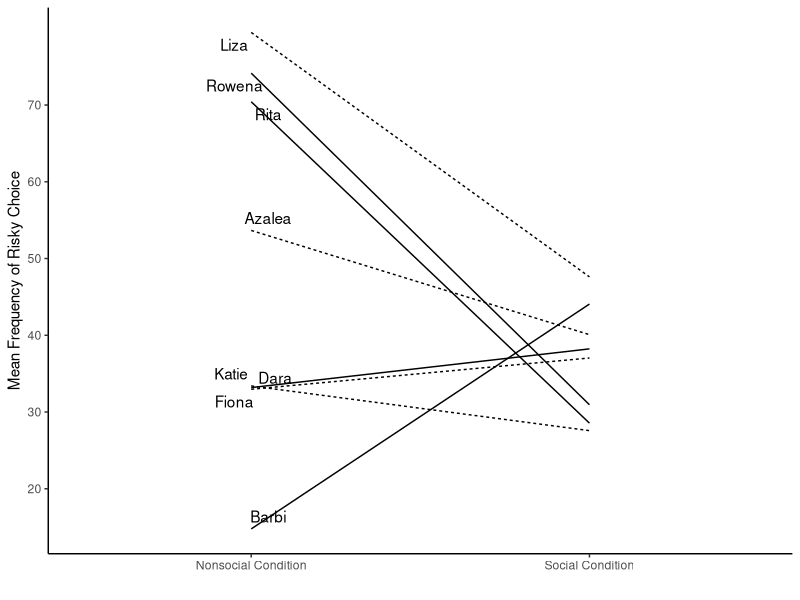
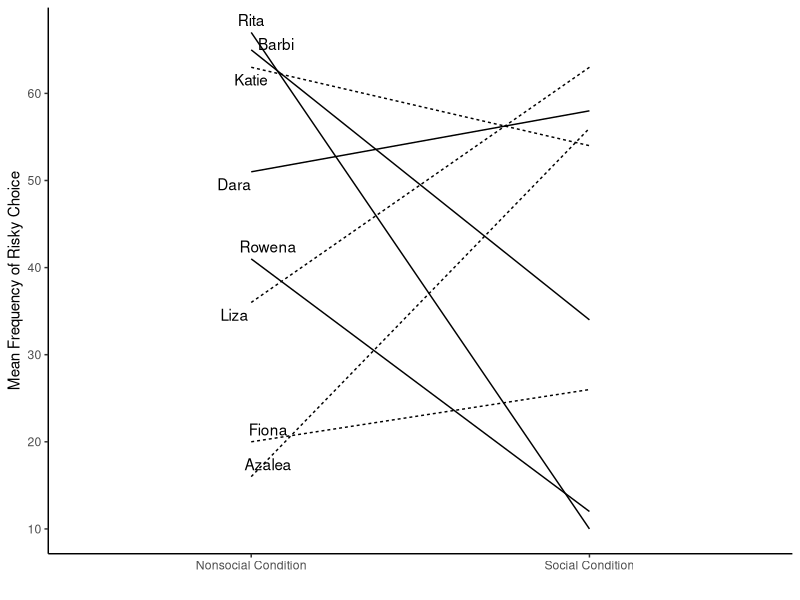
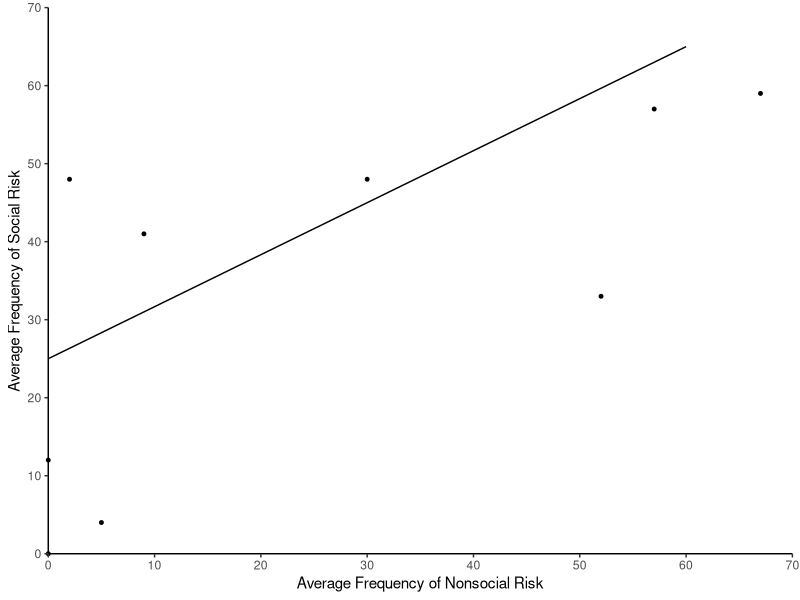
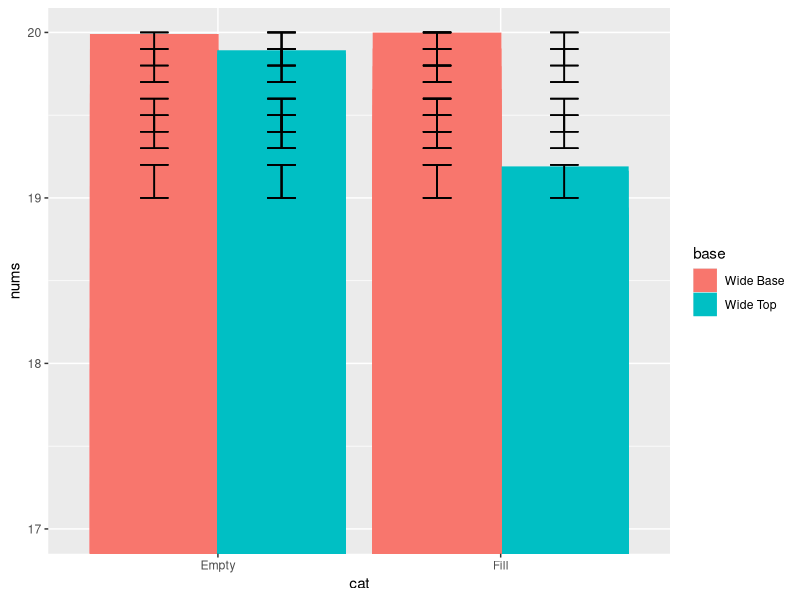
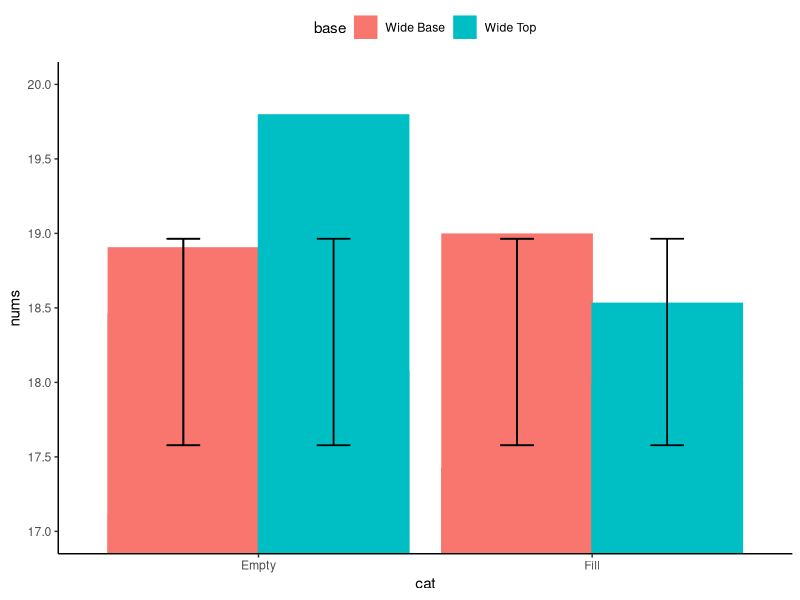
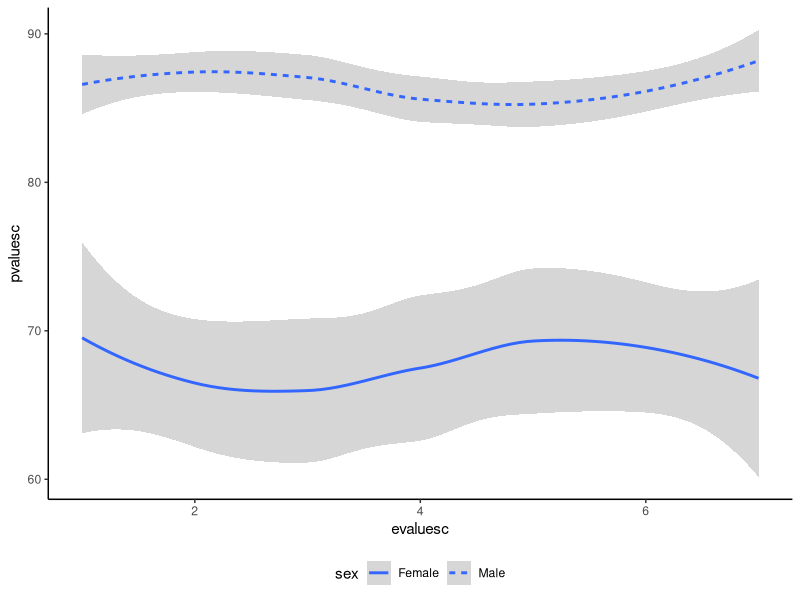

Reproduce these figures in R, in order.
## ---- chunk 1
knitr::opts_chunk$set(echo = TRUE)
## ---- chunk 2
#loading library to enable visualization of ggplot function use
library(ggplot2)
library(ggrepel)
## ---- chunk 3

names<-rep(c("Dara","Rita","Liza", "Azalea", "Barbi","Rowena","Katie","Fiona"), each=2)
lnames<-c("","Dara","","Rita","","Liza", "","Azalea", "","Barbi","","Rowena","","Katie","","Fiona")
mean_frequency<-rnorm(16,45,25)
condition<-rep(c("Social Condition","Nonsocial Condition"),8)
adversity<-rep(c("Adverse","Not_Adverse"),times=c(4,4))

plot_df<-data.frame(names,mean_frequency,adversity,condition)

#print(plot_df)

b<-ggplot(plot_df, aes(condition,mean_frequency,group=names,linetype=adversity))+geom_line()+geom_text_repel(label=lnames, position = "nudge")+theme_classic()

b+labs(x="",y="Mean Frequency of Risky Choice")+theme(legend.position = "none")+scale_y_continuous(breaks = pretty(0:70,n=7))
## ---- chunk 4

names<-rep(c("Dara","Rita","Liza", "Azalea", "Barbi","Rowena","Katie","Fiona"), each=2)
lnames<-c("","Dara","","Rita","","Liza", "","Azalea", "","Barbi","","Rowena","","Katie","","Fiona")
mean_frequency<-floor(runif(16,0,70))
condition<-rep(c("Social Condition","Nonsocial Condition"),8)
adversity<-rep(c("Adverse","Not_Adverse"),times=c(4,4))

plot_df<-data.frame(names,mean_frequency,adversity,condition)

#print(plot_df)

a<-ggplot(plot_df, aes(condition,mean_frequency,group=names,linetype=adversity))+geom_line()+geom_text_repel(label=lnames, position = "nudge")+theme_classic()

a+theme(legend.position = "none")+labs(x="",y="Mean Frequency of Risky Choice")+theme(legend.position = "none")+scale_y_continuous(breaks = pretty(0:70,n=7))
## ---- chunk 5
avg_nonsoc<-c(0,60)
avg_soc<-c(25,65)
ad_avg_nonsoc<-c(0,0,2,5,9,30,52,57,67)
ad_avg_soc<-c(0,12,48,4,41,48,33,57,59)
plot_da<-data.frame(avg_nonsoc,avg_soc)
plot_db<-data.frame(ad_avg_nonsoc,ad_avg_soc)

c<-ggplot(plot_da)+geom_line(mapping = aes(avg_nonsoc,avg_soc))+geom_point(data =plot_db ,x=ad_avg_nonsoc,y=ad_avg_soc, size=1)+theme_classic()+coord_cartesian(xlim = c(0,70),ylim = c(0,70),clip = "off")


c+labs(x="Average Frequency of Nonsocial Risk",y="Average Frequency of Social Risk")+scale_x_continuous(expand = c(0,0),breaks = pretty(0:70,n=7))+scale_y_continuous(expand = c(0,0),breaks = pretty(0:70,n=7))
## ---- chunk 6
nums<-runif(100,17,20)
cat<-as.factor(rep(c("Fill","Empty"),each=15,len=100))
base<-as.factor(rep(c("Wide Base","Wide Top"),each=45,len=100))
plot_dd<-data.frame(nums,cat,base)
f_mean<-rep(c(19.5,19.8,19.4,19.9,19.1),len=100)
f_se<-rep(c(.1,.1,.1,.1,.1),len=100)

ggplot(plot_dd,aes(cat,nums,group=base,color=base,fill=base))+geom_bar(stat = "identity",position = "dodge")+coord_cartesian(ylim = c(17,20))+geom_errorbar(aes(ymin=f_mean-f_se,ymax=f_mean+f_se),width=.2,position = position_dodge(width = 0.9),color="black")
## ---- chunk 7
#I understand that the issue here is that the means are not being separately calculated for each subset--will attempt to correct this, but will try another chart type first.
nums<-runif(10,17,20)
cat<-as.factor(rep(c("Fill","Empty"),each=5,len=10))
base<-as.factor(rep(c("Wide Base","Wide Top"),each=3,len=10))
f_mean<-rep(mean(nums),len=10)
f_se<-rep((sd(nums)^2),len=10)
plot_dd<-data.frame(nums,cat,base,f_mean,f_se)

e<-ggplot(plot_dd,aes(cat,nums,group=base,color=base,fill=base))+geom_bar(stat = "identity",position = "dodge")+coord_cartesian(ylim = c(17,20))+geom_errorbar(aes(ymin=f_mean-f_se,ymax=f_mean+f_se),width=.2,position = position_dodge(width = 0.9),color="black")+theme_classic()

e+theme(legend.position = "top")+scale_y_continuous(breaks = pretty(17:20,n=7))
## ---- chunk 8

pvaluesM<-floor(runif(100,80,95))
pvaluesF<-floor(runif(100,45,90))                
evaluesM<-rep(1:7,len=100)
evaluesF<-rep(1:7,len=100)
pvaluesc<-c(pvaluesM,pvaluesF)
evaluesc<-c(evaluesM,evaluesF)
sex<-as.factor(rep(c("Male","Female"),each=100))
plot_de<-data.frame(pvaluesc,evaluesc,sex)

f<-ggplot(plot_de)+geom_smooth(mapping=aes(evaluesc,pvaluesc,linetype=sex))+theme_classic()

f+theme(legend.position = "bottom")+labs(ylab="P(Target=Pilot)",xlab="Evaluation of Person X")
